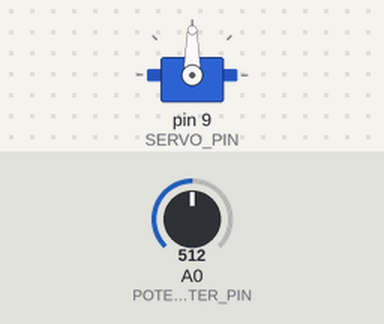
A sketch run on a simulated Arduino Uno, built with avr-gcc and run on an emulated ATmega328P. On the bench: servo. The test bench sets the inputs (shaded band); at power-on: A0 (POTENTIOMETER_PIN) = 512.

Above: at 1.2 s.
1.3 s: A0 (POTENTIOMETER_PIN) set to 716
At 2.5 s:
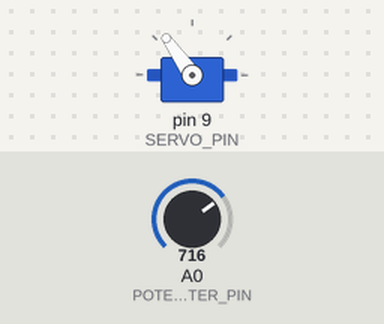
2.8 s: A0 (POTENTIOMETER_PIN) set to 900
At 3.6 s:
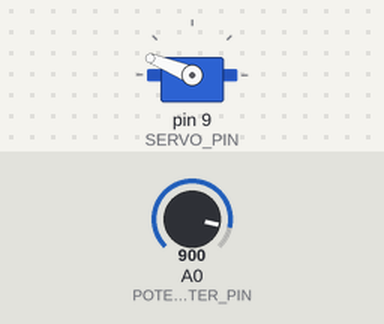
4.3 s: A0 (POTENTIOMETER_PIN) set to 1023
At 5.0 s:
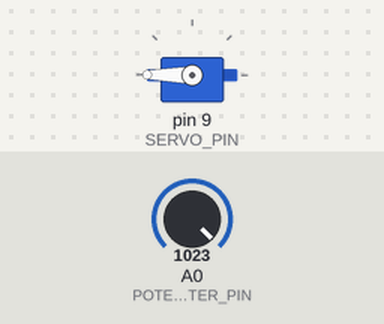
5.8 s: A0 (POTENTIOMETER_PIN) set to 306
At 7.0 s:
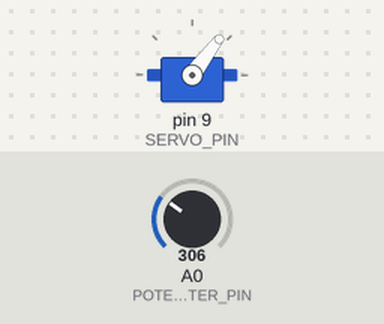
7.3 s: A0 (POTENTIOMETER_PIN) set to 122
At 8.5 s:
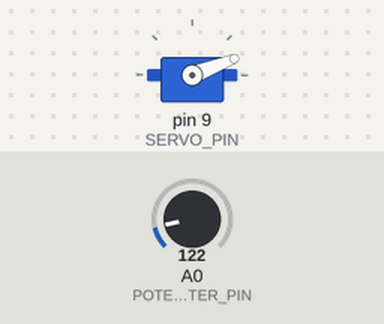
Timing chart, 0 to 9.8 s (numbered marks = the images above; inputs shaded):
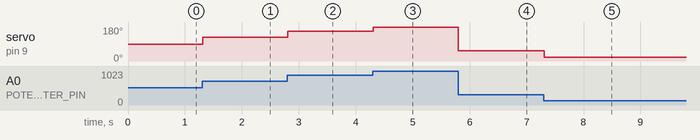

Measured:
- after the input at 1.3 s, servo on pin 9 (SERVO_PIN): 90° → 125° at once
- after the input at 2.8 s, servo on pin 9 (SERVO_PIN): 125° → 158° at once
- after the input at 4.3 s, servo on pin 9 (SERVO_PIN): 158° → 180° at once
- after the input at 5.8 s, servo on pin 9 (SERVO_PIN): 180° → 53° at once
- after the input at 7.3 s, servo on pin 9 (SERVO_PIN): 53° → 21° at once

The sketch:

Servo_With_Potentiometer.ino
```cpp
#include <Servo.h>

Servo servo; // create servo object to control a servo

int POTENTIOMETER_PIN = 0;
int SERVO_PIN = 9;
int val;

void setup() {
  // put your setup code here, to run once:
  servo.attach(SERVO_PIN); // attach servo to correct pin
}

void loop() {
  // put your main code here, to run repeatedly:
  val = analogRead(POTENTIOMETER_PIN); // get potentiometer value (0 - 1023)
  val = map(val, 0, 1023, 0, 180); // scale value (0 - 180)
  servo.write(val); // set servo position to value
  delay(15); // wait for servo to reach the position
}
```
